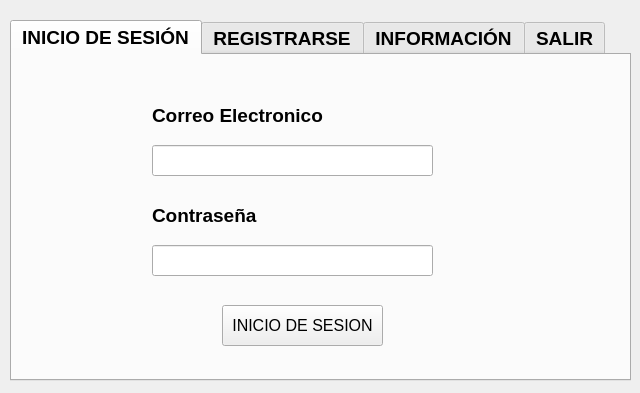
<?xml version="1.0" encoding="UTF-8"?>
<ui version="4.0">
 <class>MainPrincipal</class>
 <widget class="QMainWindow" name="MainPrincipal">
  <property name="geometry">
   <rect>
    <x>0</x>
    <y>0</y>
    <width>640</width>
    <height>393</height>
   </rect>
  </property>
  <property name="font">
   <font>
    <pointsize>10</pointsize>
   </font>
  </property>
  <property name="windowTitle">
   <string>MainPrincipal</string>
  </property>
  <widget class="QWidget" name="centralwidget">
   <widget class="QTabWidget" name="INTERFAZ">
    <property name="geometry">
     <rect>
      <x>10</x>
      <y>20</y>
      <width>621</width>
      <height>361</height>
     </rect>
    </property>
    <property name="font">
     <font>
      <pointsize>14</pointsize>
      <bold>true</bold>
     </font>
    </property>
    <property name="toolTip">
     <string>&lt;html&gt;&lt;head/&gt;&lt;body&gt;&lt;p&gt;&lt;br/&gt;&lt;/p&gt;&lt;/body&gt;&lt;/html&gt;</string>
    </property>
    <property name="currentIndex">
     <number>0</number>
    </property>
    <widget class="QWidget" name="tab">
     <attribute name="title">
      <string>INICIO DE SESIÓN</string>
     </attribute>
     <widget class="QPushButton" name="iniciosesion">
      <property name="geometry">
       <rect>
        <x>210</x>
        <y>250</y>
        <width>161</width>
        <height>41</height>
       </rect>
      </property>
      <property name="font">
       <font>
        <pointsize>12</pointsize>
        <bold>false</bold>
       </font>
      </property>
      <property name="text">
       <string>INICIO DE SESION</string>
      </property>
     </widget>
     <widget class="QLabel" name="correo_2">
      <property name="geometry">
       <rect>
        <x>140</x>
        <y>40</y>
        <width>191</width>
        <height>41</height>
       </rect>
      </property>
      <property name="text">
       <string>Correo Electronico</string>
      </property>
     </widget>
     <widget class="QLabel" name="contra">
      <property name="geometry">
       <rect>
        <x>140</x>
        <y>150</y>
        <width>131</width>
        <height>21</height>
       </rect>
      </property>
      <property name="text">
       <string>Contraseña</string>
      </property>
     </widget>
     <widget class="QLineEdit" name="contrasenaI">
      <property name="geometry">
       <rect>
        <x>140</x>
        <y>190</y>
        <width>281</width>
        <height>31</height>
       </rect>
      </property>
      <property name="font">
       <font>
        <pointsize>14</pointsize>
        <bold>false</bold>
       </font>
      </property>
      <property name="toolTip">
       <string>&lt;html&gt;&lt;head/&gt;&lt;body&gt;&lt;p&gt;Ingrese su contraseña&lt;/p&gt;&lt;/body&gt;&lt;/html&gt;</string>
      </property>
      <property name="whatsThis">
       <string>&lt;html&gt;&lt;head/&gt;&lt;body&gt;&lt;p&gt;Ingrese su contraseña&lt;/p&gt;&lt;/body&gt;&lt;/html&gt;</string>
      </property>
      <property name="text">
       <string/>
      </property>
     </widget>
     <widget class="QLineEdit" name="correoI">
      <property name="geometry">
       <rect>
        <x>140</x>
        <y>90</y>
        <width>281</width>
        <height>31</height>
       </rect>
      </property>
      <property name="font">
       <font>
        <pointsize>14</pointsize>
        <bold>false</bold>
       </font>
      </property>
      <property name="toolTip">
       <string>&lt;html&gt;&lt;head/&gt;&lt;body&gt;&lt;p&gt;Ingrese su correo&lt;/p&gt;&lt;/body&gt;&lt;/html&gt;</string>
      </property>
      <property name="text">
       <string/>
      </property>
     </widget>
    </widget>
    <widget class="QWidget" name="tab_2">
     <attribute name="title">
      <string>REGISTRARSE</string>
     </attribute>
     <widget class="QPushButton" name="registrarse">
      <property name="geometry">
       <rect>
        <x>310</x>
        <y>280</y>
        <width>141</width>
        <height>31</height>
       </rect>
      </property>
      <property name="font">
       <font>
        <pointsize>12</pointsize>
        <bold>false</bold>
       </font>
      </property>
      <property name="text">
       <string>REGISTRARSE </string>
      </property>
     </widget>
     <widget class="QLabel" name="nombre">
      <property name="geometry">
       <rect>
        <x>40</x>
        <y>20</y>
        <width>101</width>
        <height>31</height>
       </rect>
      </property>
      <property name="text">
       <string>Nombres:</string>
      </property>
     </widget>
     <widget class="QLabel" name="correR">
      <property name="geometry">
       <rect>
        <x>40</x>
        <y>170</y>
        <width>181</width>
        <height>31</height>
       </rect>
      </property>
      <property name="text">
       <string>Correo electronico:</string>
      </property>
     </widget>
     <widget class="QLabel" name="contraR">
      <property name="geometry">
       <rect>
        <x>40</x>
        <y>220</y>
        <width>101</width>
        <height>31</height>
       </rect>
      </property>
      <property name="text">
       <string>Contraseña:</string>
      </property>
     </widget>
     <widget class="QLabel" name="fecha">
      <property name="geometry">
       <rect>
        <x>40</x>
        <y>120</y>
        <width>191</width>
        <height>31</height>
       </rect>
      </property>
      <property name="text">
       <string>Fecha de nacimiento:</string>
      </property>
     </widget>
     <widget class="QLabel" name="apellido">
      <property name="geometry">
       <rect>
        <x>40</x>
        <y>70</y>
        <width>101</width>
        <height>31</height>
       </rect>
      </property>
      <property name="text">
       <string>Apellidos:</string>
      </property>
     </widget>
     <widget class="QLineEdit" name="nombreR">
      <property name="geometry">
       <rect>
        <x>240</x>
        <y>20</y>
        <width>281</width>
        <height>31</height>
       </rect>
      </property>
      <property name="font">
       <font>
        <pointsize>14</pointsize>
        <bold>false</bold>
       </font>
      </property>
      <property name="text">
       <string/>
      </property>
     </widget>
     <widget class="QLineEdit" name="correoR">
      <property name="geometry">
       <rect>
        <x>240</x>
        <y>170</y>
        <width>281</width>
        <height>31</height>
       </rect>
      </property>
      <property name="font">
       <font>
        <pointsize>14</pointsize>
        <bold>false</bold>
       </font>
      </property>
      <property name="text">
       <string/>
      </property>
     </widget>
     <widget class="QLineEdit" name="fechaR">
      <property name="geometry">
       <rect>
        <x>240</x>
        <y>120</y>
        <width>281</width>
        <height>31</height>
       </rect>
      </property>
      <property name="font">
       <font>
        <pointsize>14</pointsize>
        <bold>false</bold>
       </font>
      </property>
      <property name="text">
       <string/>
      </property>
     </widget>
     <widget class="QLineEdit" name="apellidoR">
      <property name="geometry">
       <rect>
        <x>240</x>
        <y>70</y>
        <width>281</width>
        <height>31</height>
       </rect>
      </property>
      <property name="font">
       <font>
        <pointsize>14</pointsize>
        <bold>false</bold>
       </font>
      </property>
      <property name="text">
       <string/>
      </property>
     </widget>
     <widget class="QLineEdit" name="contrasenaR">
      <property name="geometry">
       <rect>
        <x>240</x>
        <y>220</y>
        <width>281</width>
        <height>31</height>
       </rect>
      </property>
      <property name="font">
       <font>
        <pointsize>14</pointsize>
        <bold>false</bold>
       </font>
      </property>
      <property name="text">
       <string/>
      </property>
     </widget>
    </widget>
    <widget class="QWidget" name="tab_3">
     <attribute name="title">
      <string>INFORMACIÓN</string>
     </attribute>
     <widget class="QPushButton" name="informacion">
      <property name="geometry">
       <rect>
        <x>170</x>
        <y>100</y>
        <width>261</width>
        <height>71</height>
       </rect>
      </property>
      <property name="font">
       <font>
        <pointsize>14</pointsize>
        <bold>true</bold>
       </font>
      </property>
      <property name="text">
       <string>MOSTRAR INFORMACIÓN</string>
      </property>
     </widget>
    </widget>
    <widget class="QWidget" name="salir">
     <attribute name="title">
      <string>SALIR</string>
     </attribute>
     <widget class="QPushButton" name="salir">
      <property name="geometry">
       <rect>
        <x>150</x>
        <y>100</y>
        <width>281</width>
        <height>61</height>
       </rect>
      </property>
      <property name="font">
       <font>
        <pointsize>14</pointsize>
        <bold>true</bold>
       </font>
      </property>
      <property name="text">
       <string>SALIR DE LA APLICACIÓN</string>
      </property>
     </widget>
    </widget>
   </widget>
  </widget>
 </widget>
 <resources/>
 <connections/>
</ui>
